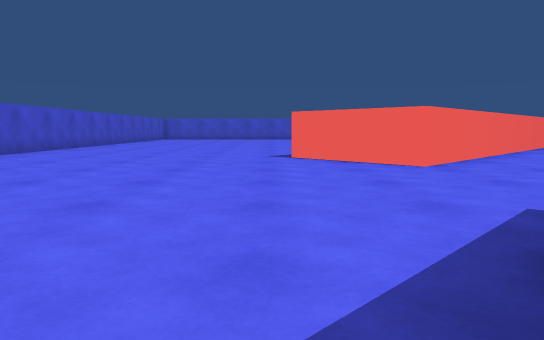
view 1 (above)

24 first-person views from a walk through a Unity game level. The camera is 0.62 m above the floor, tilts 6° down and sees 70° across. The floor is counted in squares, 1 m on a side. Each view is taken from the middle of a square. On the plan, view 1 faces up. The plan holds only what a view shows up to about 10 squares ahead; the rest is blank. The place goes on beyond the plan.

view 2
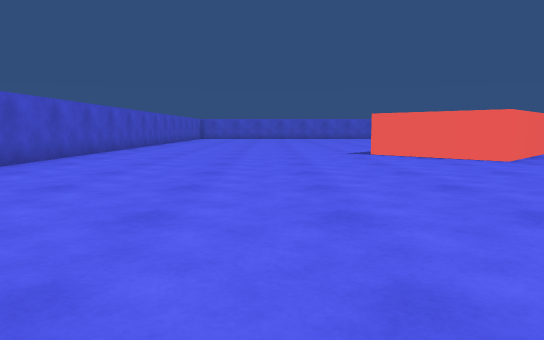

view 3
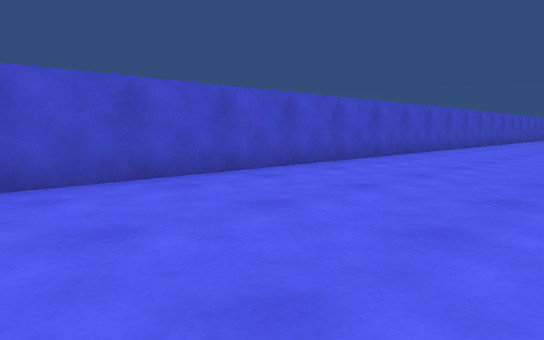

view 4
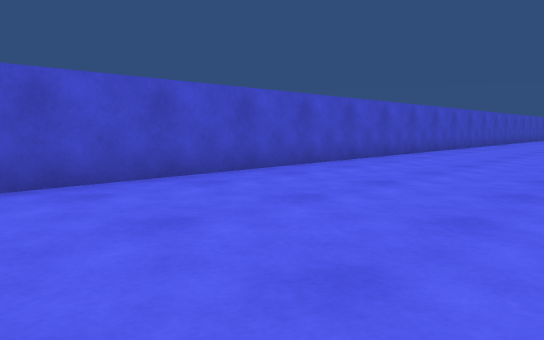

view 5
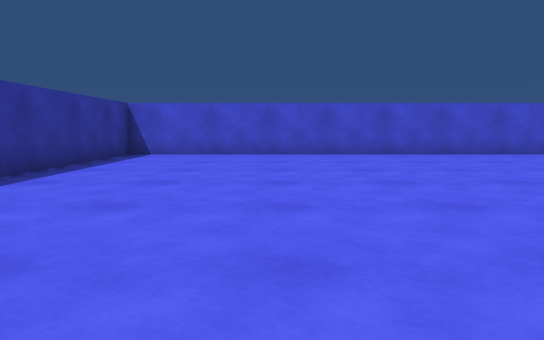

view 6
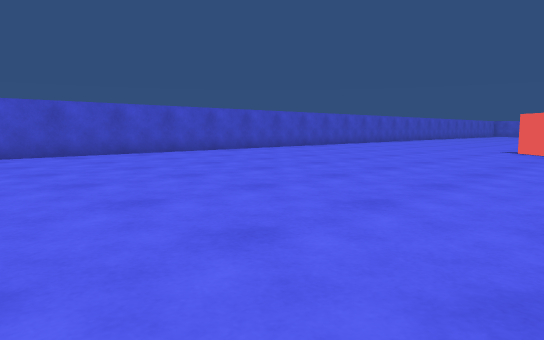

view 7
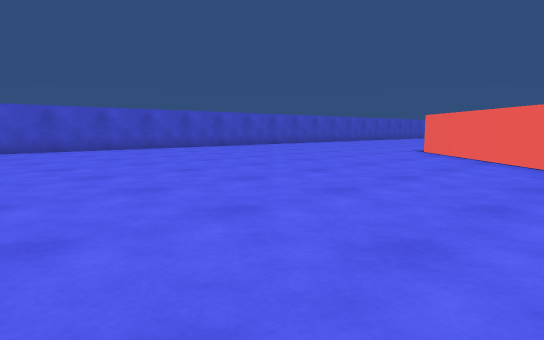

view 8
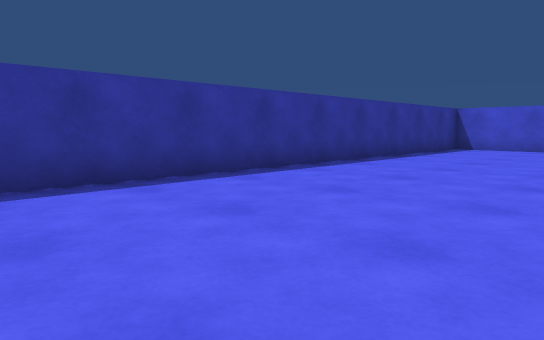

view 9
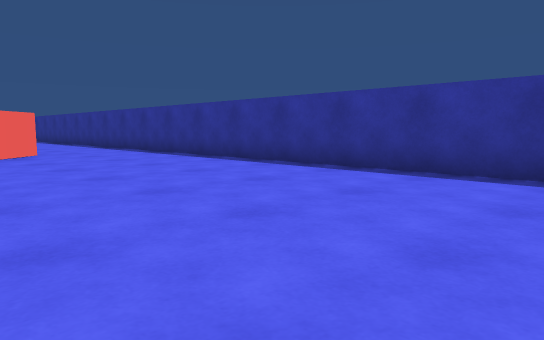

view 10
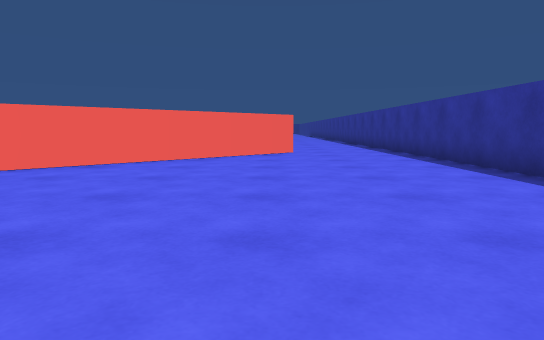

view 11
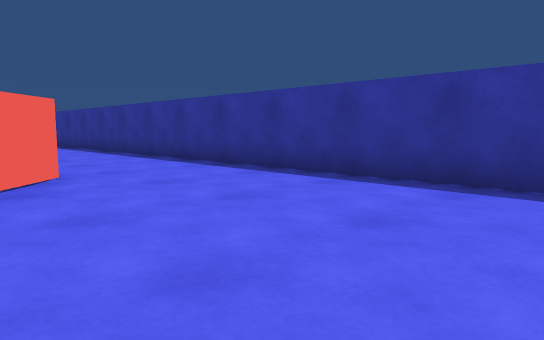

view 12
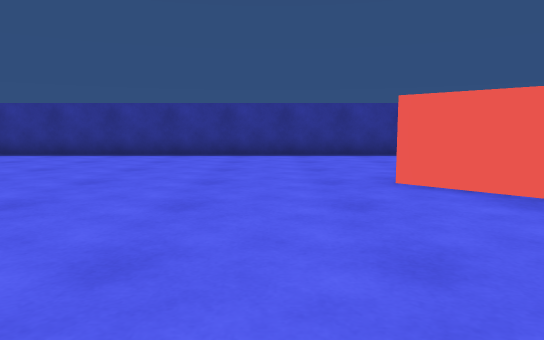

view 13
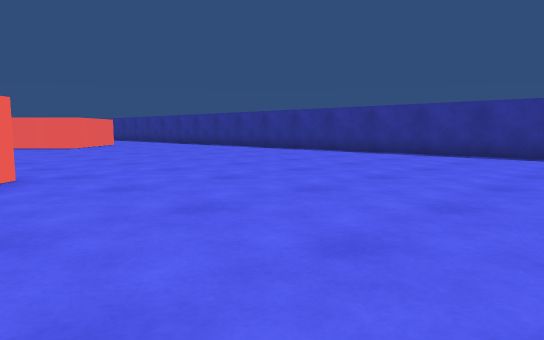

view 14
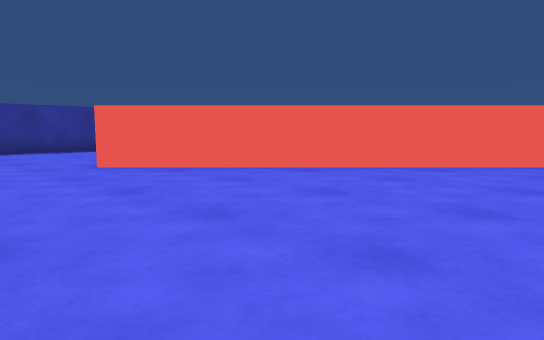

view 15
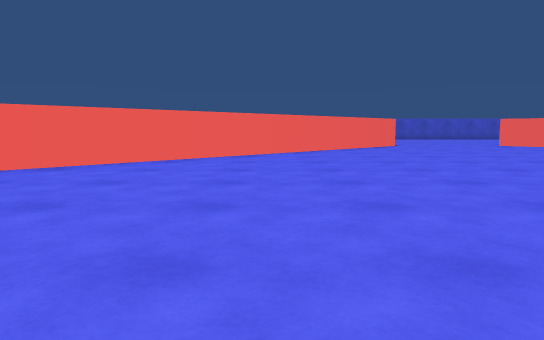

view 16
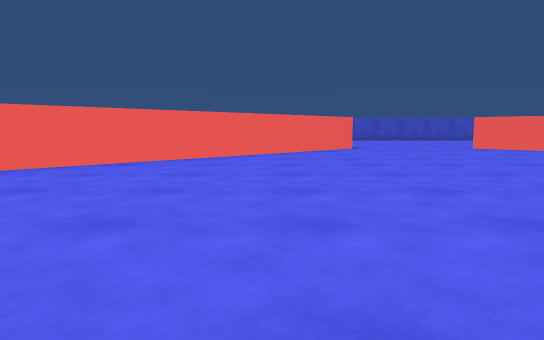

view 17
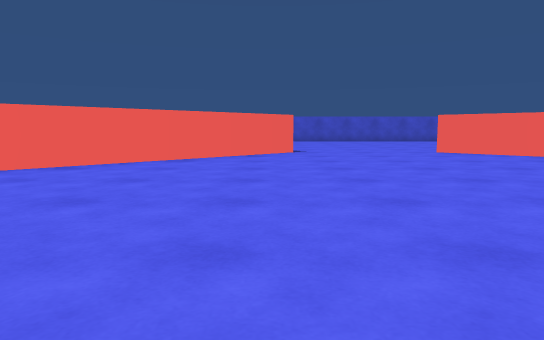

view 18
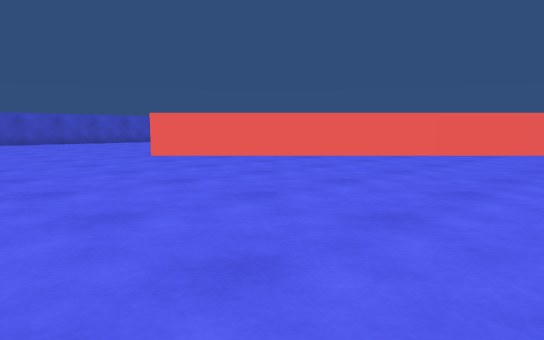

view 19
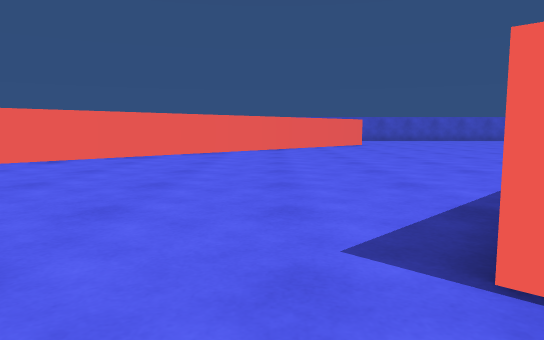

view 20
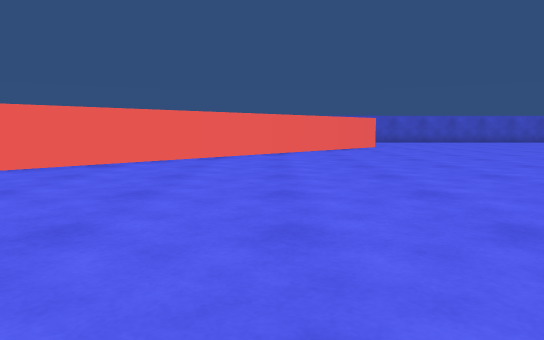

view 21
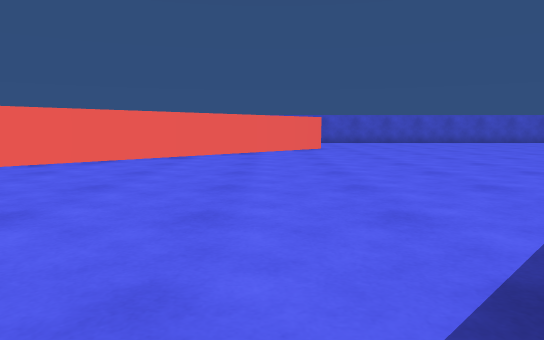

view 22
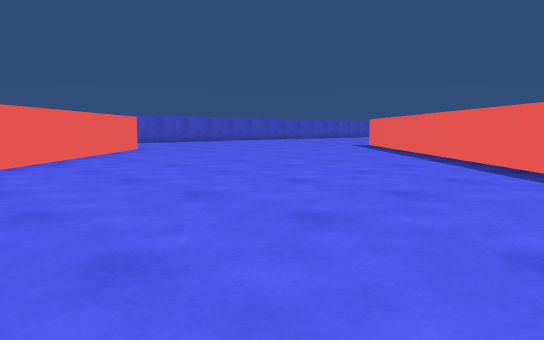

view 23
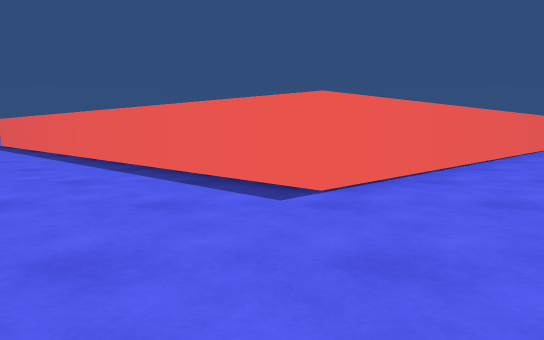

view 24
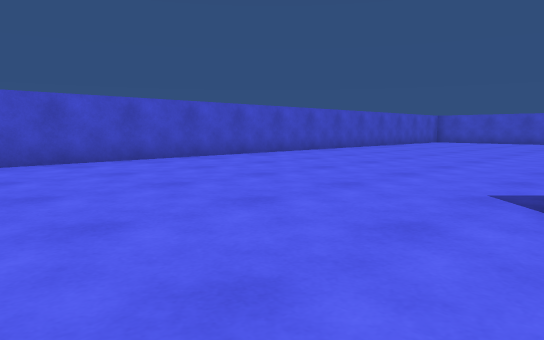

### Floor plan
Points are (right, up) in squares from view 1. A wall is a line through its corners. A room is listed if a view was taken in it or the views show most of it. See-through windows are left out.
Room 1 (views 1, 2, 3, 4, 5, 6, 7, 8, 9, 10, 11, 12, 13, 14, 15, 16, 17, 18, 19, 20, 21, 22, 23, 24)
walls: (3.8, -2.9) (0.4, 0.5); (2.8, 2.3) (14.6, -9.5); (18.1, -1.7) (11.9, 4.5) (18.9, 11.5); (12.5, -11.6) (7.8, -6.9); (12.6, 16.5) (2.6, 6.4) (0.4, 8.6); (-6.5, 11.8) (-6.5, -14.5) (22.8, -14.5)

Positions as (right, up) in squares from view 1, and headings:
1: (0, 0), facing up
2: (-2, -1), facing up
3: (-2, -2), facing up-left
4: (-2, -8), facing up-left
5: (3, -11), facing left
6: (3, -11), facing up-left
7: (5, -10), facing up-left
8: (6, -10), facing down-left
9: (2, -9), facing down-right
10: (2, -11), facing right
11: (7, -10), facing down-right
12: (16, -5), facing down
13: (17, -5), facing down-right
14: (17, -3), facing down-left
15: (17, -2), facing left
16: (15, 0), facing left
17: (13, 2), facing left
18: (11, 2), facing up-left
19: (11, 3), facing up
20: (11, 5), facing up
21: (13, 6), facing up
22: (9, 7), facing up-right
23: (8, 5), facing right
24: (1, 5), facing up-left
